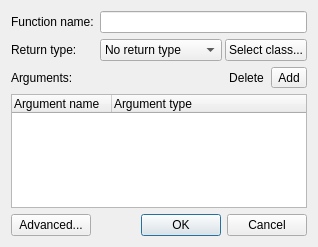
<?xml version="1.0" encoding="UTF-8"?>
<ui version="4.0">
 <class>AddFunction</class>
 <widget class="QDialog" name="AddFunction">
  <property name="geometry">
   <rect>
    <x>0</x>
    <y>0</y>
    <width>318</width>
    <height>247</height>
   </rect>
  </property>
  <property name="windowTitle">
   <string>Add member function...</string>
  </property>
  <property name="windowIcon">
   <iconset resource="../resources.qrc">
    <normaloff>:/resources/RES/ffficons/sum.png</normaloff>:/resources/RES/ffficons/sum.png</iconset>
  </property>
  <layout class="QVBoxLayout" name="verticalLayout">
   <item>
    <layout class="QFormLayout" name="formLayout">
     <item row="0" column="0">
      <widget class="QLabel" name="fnL">
       <property name="text">
        <string>Function name:</string>
       </property>
      </widget>
     </item>
     <item row="0" column="1">
      <widget class="QLineEdit" name="lineEdit"/>
     </item>
     <item row="1" column="0">
      <widget class="QLabel" name="returnL">
       <property name="text">
        <string>Return type:</string>
       </property>
      </widget>
     </item>
     <item row="1" column="1">
      <layout class="QHBoxLayout" name="horizontalLayout">
       <property name="spacing">
        <number>3</number>
       </property>
       <item>
        <widget class="QComboBox" name="varType">
         <property name="sizePolicy">
          <sizepolicy hsizetype="Preferred" vsizetype="Fixed">
           <horstretch>0</horstretch>
           <verstretch>0</verstretch>
          </sizepolicy>
         </property>
         <property name="currentIndex">
          <number>5</number>
         </property>
         <item>
          <property name="text">
           <string>Integer</string>
          </property>
         </item>
         <item>
          <property name="text">
           <string>Real</string>
          </property>
         </item>
         <item>
          <property name="text">
           <string>String</string>
          </property>
         </item>
         <item>
          <property name="text">
           <string>Boolean</string>
          </property>
         </item>
         <item>
          <property name="text">
           <string>Class</string>
          </property>
         </item>
         <item>
          <property name="text">
           <string>No return type</string>
          </property>
         </item>
        </widget>
       </item>
       <item>
        <widget class="QPushButton" name="selectClass">
         <property name="sizePolicy">
          <sizepolicy hsizetype="Fixed" vsizetype="Fixed">
           <horstretch>0</horstretch>
           <verstretch>0</verstretch>
          </sizepolicy>
         </property>
         <property name="text">
          <string>Select class...</string>
         </property>
        </widget>
       </item>
      </layout>
     </item>
    </layout>
   </item>
   <item>
    <widget class="QWidget" name="argumentsAddRemove" native="true">
     <layout class="QHBoxLayout" name="horizontalLayout_3">
      <property name="spacing">
       <number>0</number>
      </property>
      <property name="margin">
       <number>0</number>
      </property>
      <item>
       <widget class="QLabel" name="label_3">
        <property name="text">
         <string>Arguments:</string>
        </property>
       </widget>
      </item>
      <item>
       <spacer name="horizontalSpacer">
        <property name="orientation">
         <enum>Qt::Horizontal</enum>
        </property>
        <property name="sizeHint" stdset="0">
         <size>
          <width>40</width>
          <height>20</height>
         </size>
        </property>
       </spacer>
      </item>
      <item>
       <widget class="QToolButton" name="removeButton">
        <property name="text">
         <string>Delete</string>
        </property>
        <property name="icon">
         <iconset resource="../resources.qrc">
          <normaloff>:/resources/RES/ffficons/delete.png</normaloff>:/resources/RES/ffficons/delete.png</iconset>
        </property>
        <property name="autoRaise">
         <bool>true</bool>
        </property>
       </widget>
      </item>
      <item>
       <widget class="QToolButton" name="AddButton">
        <property name="text">
         <string>Add</string>
        </property>
        <property name="icon">
         <iconset resource="../resources.qrc">
          <normaloff>:/resources/RES/ffficons/add.png</normaloff>:/resources/RES/ffficons/add.png</iconset>
        </property>
        <property name="toolButtonStyle">
         <enum>Qt::ToolButtonTextBesideIcon</enum>
        </property>
       </widget>
      </item>
     </layout>
    </widget>
   </item>
   <item>
    <widget class="QTreeWidget" name="ArgumentList">
     <property name="selectionMode">
      <enum>QAbstractItemView::ExtendedSelection</enum>
     </property>
     <property name="indentation">
      <number>0</number>
     </property>
     <column>
      <property name="text">
       <string>Argument name</string>
      </property>
     </column>
     <column>
      <property name="text">
       <string>Argument type</string>
      </property>
     </column>
    </widget>
   </item>
   <item>
    <layout class="QHBoxLayout" name="horizontalLayout_2">
     <item>
      <widget class="QPushButton" name="advancedButton">
       <property name="text">
        <string>Advanced...</string>
       </property>
      </widget>
     </item>
     <item>
      <spacer name="horizontalSpacer_2">
       <property name="orientation">
        <enum>Qt::Horizontal</enum>
       </property>
       <property name="sizeHint" stdset="0">
        <size>
         <width>40</width>
         <height>20</height>
        </size>
       </property>
      </spacer>
     </item>
     <item>
      <widget class="QPushButton" name="okbutton">
       <property name="text">
        <string>OK</string>
       </property>
       <property name="default">
        <bool>true</bool>
       </property>
      </widget>
     </item>
     <item>
      <widget class="QPushButton" name="cancelbutton">
       <property name="text">
        <string>Cancel</string>
       </property>
      </widget>
     </item>
    </layout>
   </item>
  </layout>
 </widget>
 <resources>
  <include location="../resources.qrc"/>
 </resources>
 <connections>
  <connection>
   <sender>cancelbutton</sender>
   <signal>clicked()</signal>
   <receiver>AddFunction</receiver>
   <slot>reject()</slot>
   <hints>
    <hint type="sourcelabel">
     <x>264</x>
     <y>222</y>
    </hint>
    <hint type="destinationlabel">
     <x>136</x>
     <y>230</y>
    </hint>
   </hints>
  </connection>
 </connections>
</ui>
